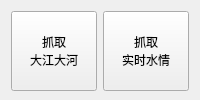
<?xml version="1.0" encoding="UTF-8"?>
<ui version="4.0">
 <class>MainWidget</class>
 <widget class="QWidget" name="MainWidget">
  <property name="geometry">
   <rect>
    <x>0</x>
    <y>0</y>
    <width>200</width>
    <height>100</height>
   </rect>
  </property>
  <property name="minimumSize">
   <size>
    <width>200</width>
    <height>100</height>
   </size>
  </property>
  <property name="maximumSize">
   <size>
    <width>200</width>
    <height>100</height>
   </size>
  </property>
  <property name="windowTitle">
   <string>抓包工具</string>
  </property>
  <layout class="QHBoxLayout" name="horizontalLayout">
   <item>
    <widget class="QPushButton" name="DJDHBtn">
     <property name="minimumSize">
      <size>
       <width>80</width>
       <height>80</height>
      </size>
     </property>
     <property name="text">
      <string>抓取
大江大河</string>
     </property>
    </widget>
   </item>
   <item>
    <widget class="QPushButton" name="SSSQBtn">
     <property name="minimumSize">
      <size>
       <width>80</width>
       <height>80</height>
      </size>
     </property>
     <property name="text">
      <string>抓取
实时水情</string>
     </property>
    </widget>
   </item>
  </layout>
 </widget>
 <resources/>
 <connections/>
</ui>
